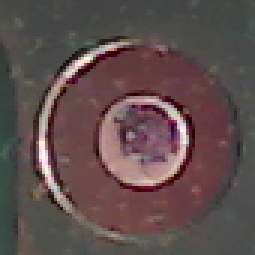
#> input picture doc/mereni/fiducials/fiduc_svetlostrop_crop.png, 85 x 85 px, found by its file name (shown 3 times larger)
$ python noise-gaussianBlur.py
#> lines starting #> are read from the running program, lines starting #| are printed output that depends on the picture
import numpy as np
import cv2
from matplotlib import pyplot as plt
import pprint
import math
import pprint
# based on http://opencv-python-tutroals.readthedocs.org/en/latest/py_tutorials/py_imgproc/py_houghcircles/py_houghcircles.html


#img1 = cv2.imread('IC_template2.png',0) # template
img = cv2.imread('/home/hyna/Diplomka/sw/basePnP/doc/mereni/fiducials/fiduc_svetlostrop_crop.png',0) # CCD image
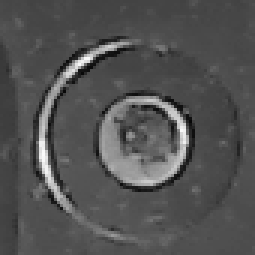
#> img: shape (85, 85) (shown 3 times larger); min 7, max 251, mean 82.3

#img2 = cv2.medianBlur(img, 5)

#img2 = cv2.blur(img, (3,3))

img2 = cv2.GaussianBlur(img, (3,3),0,0)
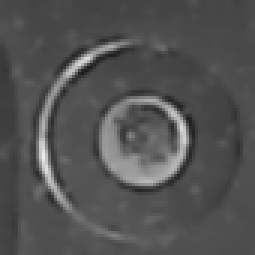
#> img2: shape (85, 85) (shown 3 times larger); min 30, max 236, mean 82.4

#pprint.pprint(img) # check -  img is none fue to wrong path or type. eg. jpg.

#img2 = cv2.Canny(img,20,330)

cimg = cv2.cvtColor(img,cv2.COLOR_GRAY2BGR)
cimg2 = cv2.cvtColor(img2,cv2.COLOR_GRAY2BGR)


crossColor = (255,0,0)
crossThickenss = 1


minDist = 150 # min distance between circles centers. Low enough value can even find circle inside circle. But it generates so many circles(useless). High value on the other side generate smaller amount of circles, but can miss the right one. So the strategy for PCB fiducials will be: Corp the CCD image only to small area where fiducial is expected. Use lower minDist value


circles = cv2.HoughCircles(img,cv2.HOUGH_GRADIENT,1,minDist, param1=50,param2=30,minRadius=10,maxRadius=30)
#> circles = [[47.5, 46.5, 15.2]]


circles2 = cv2.HoughCircles(img2,cv2.HOUGH_GRADIENT,1,minDist, param1=50,param2=30,minRadius=5,maxRadius=30)
#> circles2 = [[47.5, 46.5, 14.4]]


circles = np.uint16(np.around(circles))
#> circles = [[48, 46, 15]]

for i in circles[0,:]:
    # draw the outer circle
    cv2.circle( cimg,(i[0],i[1]),i[2],(0,255,0),2)
    # draw the crosshair
    cv2.line(cimg, (i[0]-25, i[1]), (i[0]+25, i[1]), crossColor,crossThickenss) # horizontal line
    cv2.line(cimg, (i[0], i[1]-25), (i[0], i[1]+25), crossColor,crossThickenss) # vertical line
#> this loop made 1 pass
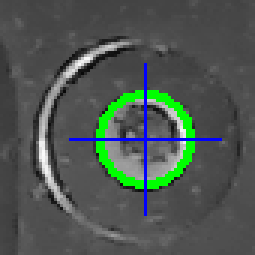
#> cimg: shape (85, 85, 3) (shown 3 times larger); mean B, G, R 80.8, 86.7, 77.3


pprint.pprint(circles)
#| array([[[48, 46, 15]]], dtype=uint16)


circles2 = np.uint16(np.around(circles2))
#> circles2 = [[48, 46, 14]]
for i in circles2[0,:]:
    # draw the outer circle
    cv2.circle( cimg2,(i[0],i[1]),i[2],(0,255,0),2)
    # draw the crosshair
    cv2.line(cimg2, (i[0]-25, i[1]), (i[0]+25, i[1]), crossColor,crossThickenss) # horizontal line
    cv2.line(cimg2, (i[0], i[1]-25), (i[0], i[1]+25), crossColor,crossThickenss) # vertical line
#> this loop made 1 pass
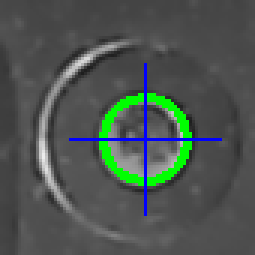
#> cimg2: shape (85, 85, 3) (shown 3 times larger); mean B, G, R 79.9, 85, 76.3

#pprint.pprint(circles2)


fig = plt.figure()

f1 = fig.add_subplot(221)
f1.set_title('1. original')
f1.imshow(img)

f2 = fig.add_subplot(222)
f2.set_title('2. GaussianBlur')
f2.imshow(img2, cmap='gray',vmin=0,vmax=255)

f3 = fig.add_subplot(223)
f3.set_title('3. center')
f3.imshow(cimg)

f4 = fig.add_subplot(224)
f4.set_title('4. center - GaussianBlur')
f4.imshow(cimg2)


#plt.imshow(img, 'gray'),plt.imshow(img2, 'gray'),
plt.show()

$ run again, with doc/mereni/fiducials/fiduc_denni.png copied over doc/mereni/fiducials/fiduc_svetlostrop_crop.png
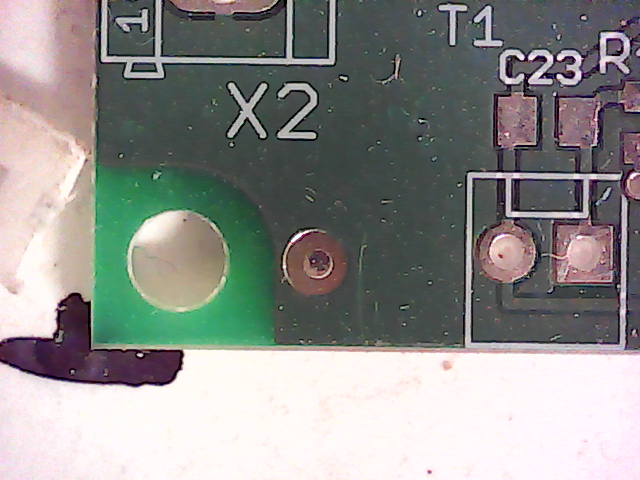
#> input picture doc/mereni/fiducials/fiduc_denni.png, 640 x 480 px, found by its file name
#> `circles = cv2.HoughCircles(img,cv2.HOUGH_GRADIENT,1,minDist, param1=50..`: circles = [[512.5, 252.5, 29.4], [312.5, 258.5, 29.4], [294.5, 104.5, 15.5]]
#> `circles2 = cv2.HoughCircles(img2,cv2.HOUGH_GRADIENT,1,minDist, param1=..`: circles2 = [[505.5, 248.5, 29.4], [317.5, 262.5, 14.7], [513.5, 66.5, 17.2], [297.5, 102.5, 14.5]]
#> `circles = np.uint16(np.around(circles))`: circles = [[512, 252, 29], [312, 258, 29], [294, 104, 16]]
#> the loop `for i in circles[0,:]:` made 3 passes
#> after the loop `for i in circles[0,:]:`:
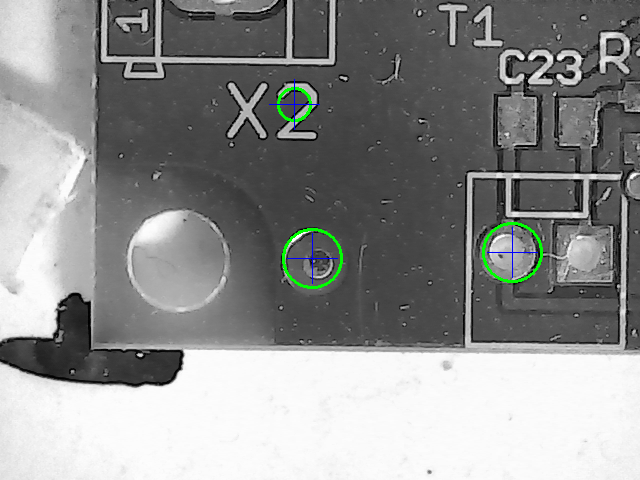
#> cimg: shape (480, 640, 3); mean B, G, R 141.6, 142.5, 141.3
#| array([[[512, 252,  29],
#|         [312, 258,  29],
#|         [294, 104,  16]]], dtype=uint16)
#> `circles2 = np.uint16(np.around(circles2))`: circles2 = [[506, 248, 29], [318, 262, 15], [514, 66, 17], [298, 102, 14]]
#> the loop `for i in circles2[0,:]:` made 4 passes
#> `plt.show()`:
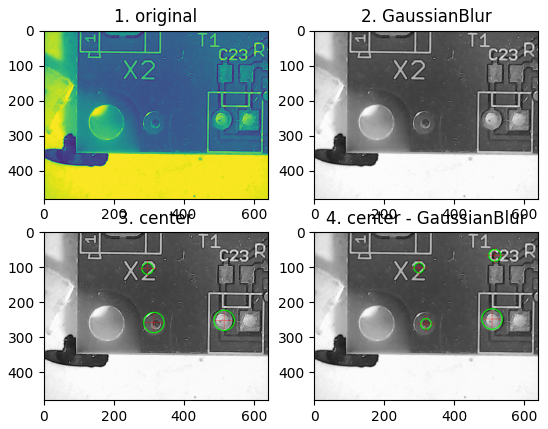
#> figure drawn by matplotlib, 4 panels; B, G, R data is drawn as R, G, B

$ run again, with doc/mereni/fiducials/fiduc_denni_crop.png copied over doc/mereni/fiducials/fiduc_svetlostrop_crop.png
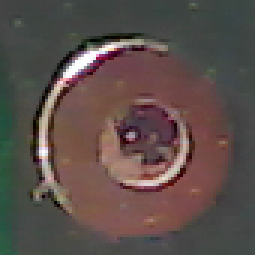
#> input picture doc/mereni/fiducials/fiduc_denni_crop.png, 85 x 85 px, found by its file name (shown 3 times larger)
#> `circles = cv2.HoughCircles(img,cv2.HOUGH_GRADIENT,1,minDist, param1=50..`: circles = [[42.5, 42.5, 29.4]]
#> `circles2 = cv2.HoughCircles(img2,cv2.HOUGH_GRADIENT,1,minDist, param1=..`: circles2 = [[47.5, 46.5, 14.7]]
#> `circles = np.uint16(np.around(circles))`: circles = [[42, 42, 29]]
#> the loop `for i in circles[0,:]:` made 1 pass
#> after the loop `for i in circles[0,:]:`:
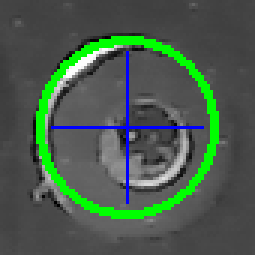
#> cimg: shape (85, 85, 3) (shown 3 times larger); mean B, G, R 76.4, 91.9, 72.9
#| array([[[42, 42, 29]]], dtype=uint16)
#> `circles2 = np.uint16(np.around(circles2))`: circles2 = [[48, 46, 15]]
#> the loop `for i in circles2[0,:]:` made 1 pass
#> after the loop `for i in circles2[0,:]:`:
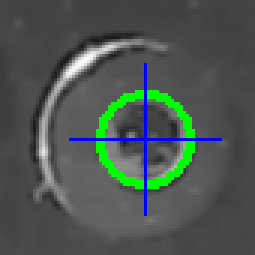
#> cimg2: shape (85, 85, 3) (shown 3 times larger); mean B, G, R 79.8, 85.6, 76.2
